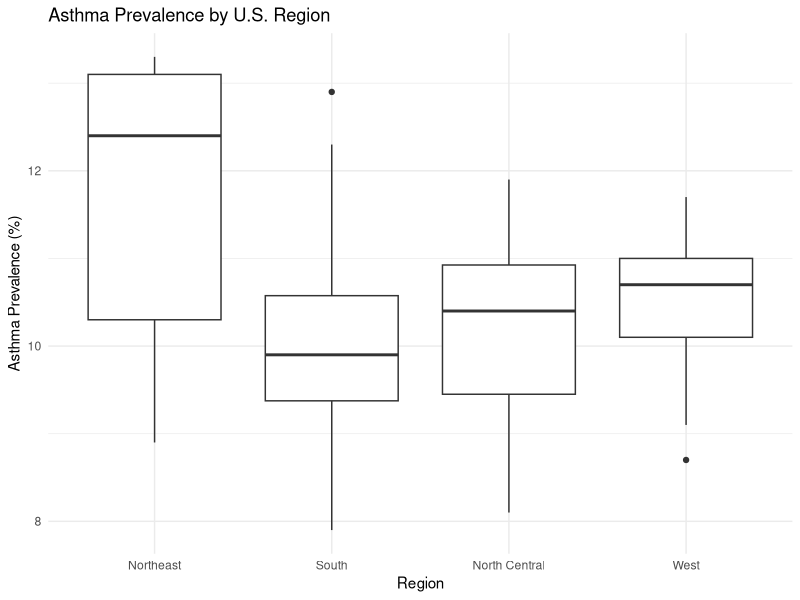
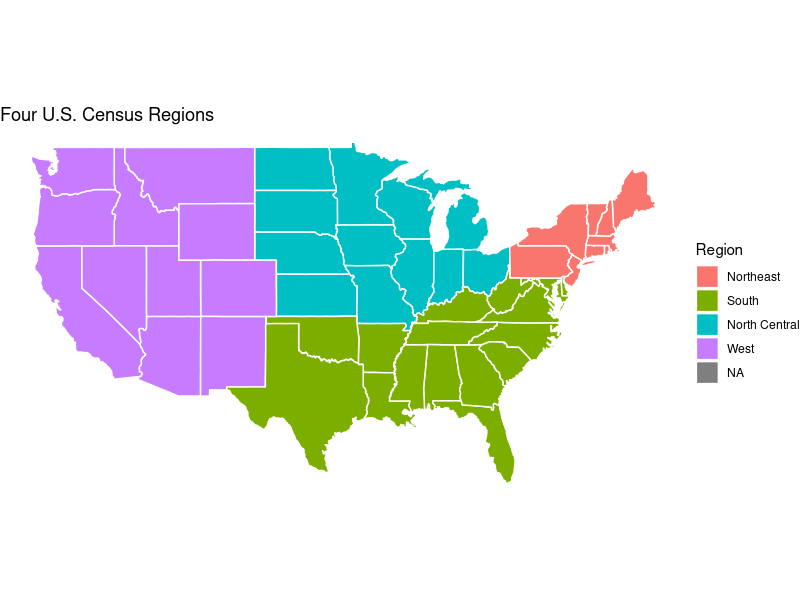
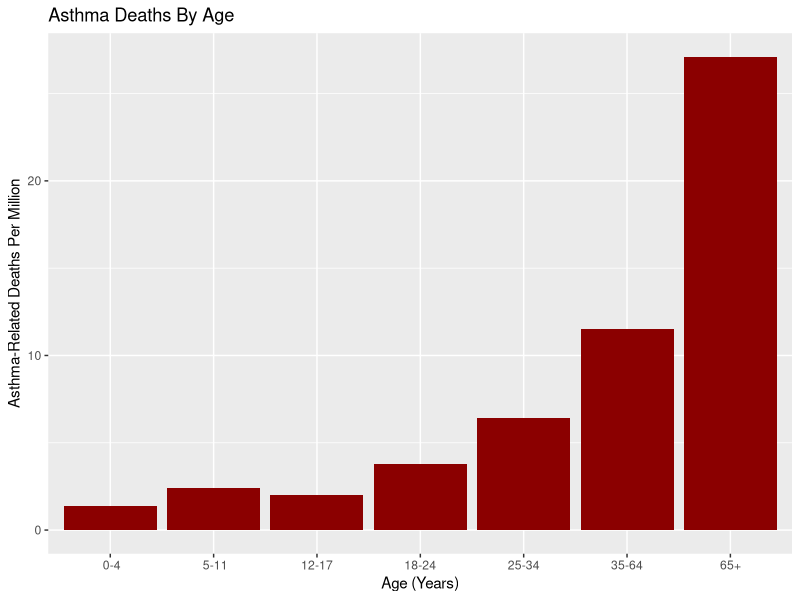
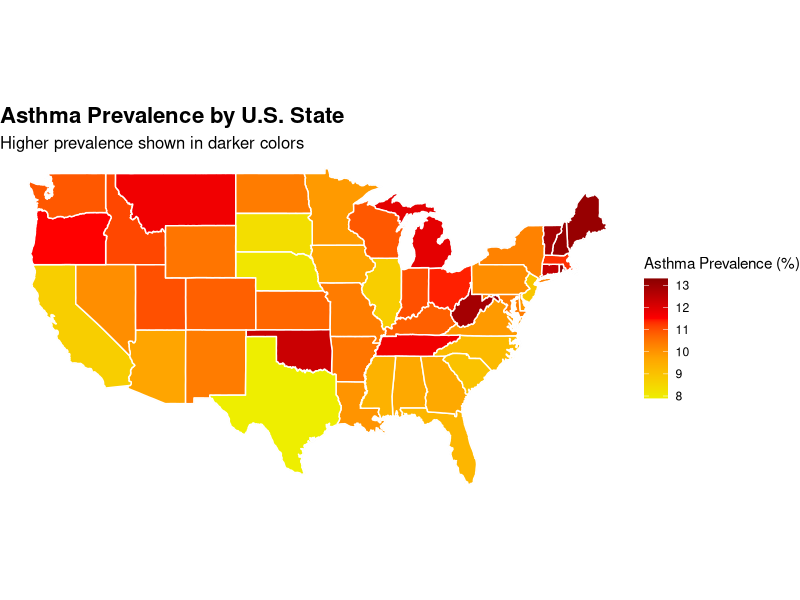
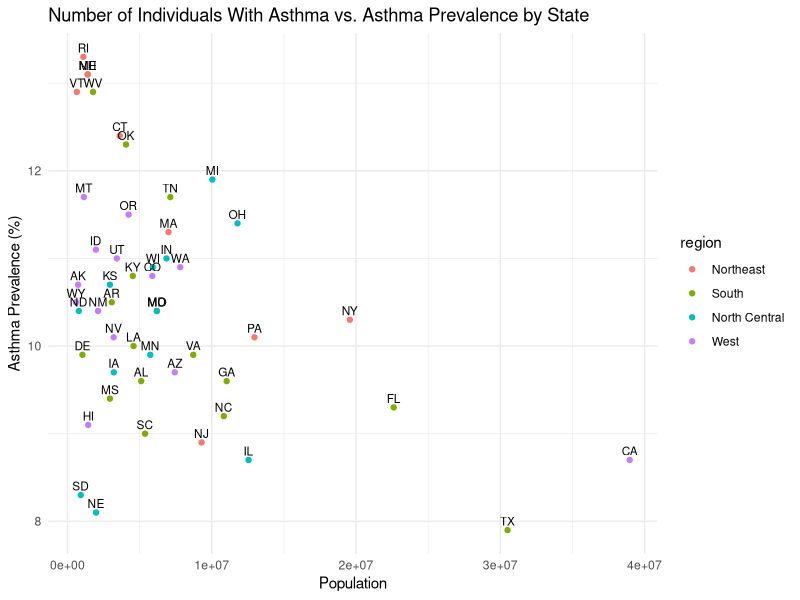
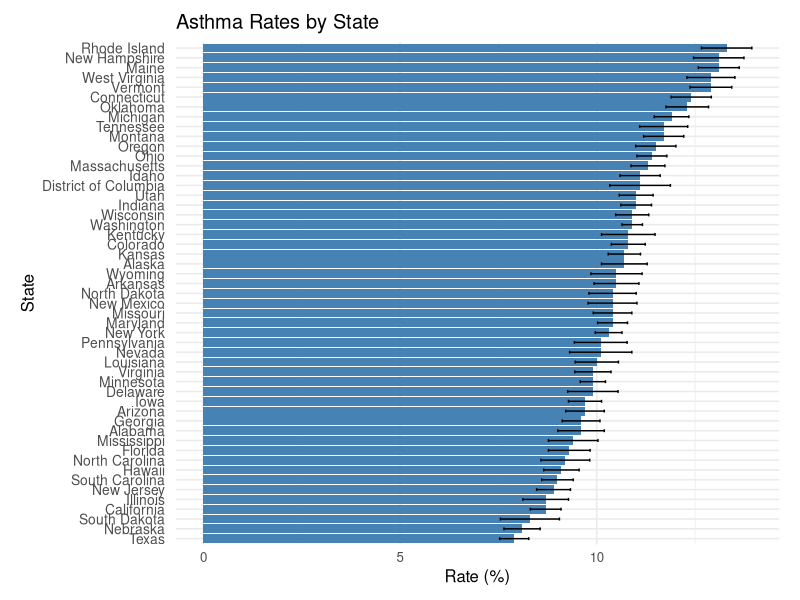

The R script that drew these images, in order:
## ---- chunk 1
knitr::opts_chunk$set(echo = TRUE)
## ---- chunk 2
knitr::opts_chunk$set(echo = TRUE)

asthma_data <- data.frame(
  state = c("Alabama","Alaska","Arizona","Arkansas","California","Colorado","Connecticut",
            "Delaware","District of Columbia","Florida","Georgia","Hawaii","Idaho","Illinois",
            "Indiana","Iowa","Kansas","Kentucky","Louisiana","Maine","Maryland","Massachusetts",
            "Michigan","Minnesota","Mississippi","Missouri","Montana","Nebraska","Nevada",
            "New Hampshire","New Jersey","New Mexico","New York","North Carolina","North Dakota",
            "Ohio","Oklahoma","Oregon","Pennsylvania","Rhode Island","South Carolina",
            "South Dakota","Tennessee","Texas","Utah","Vermont","Virginia","Washington",
            "West Virginia","Wisconsin","Wyoming"),
  
  state_abrv = c("AL","AK", "AZ", "AR", "CA", "CO", "CT", "DE", "DC", "FL", "GA", "HI", "ID", "IL", "IN", "IA", "KS", "KY", "LA", "ME", "MD", "MA", "MI", "MN", "MS", "MO", "MT", "NE", "NV", "NH", "NJ", "NM", "NY", "NC", "ND", "OH", "OK", "OR", "PA", "RI", "SC", "SD", "TN", "TX", "UT", "VT", "VA", "WA", "WV", "WI", "WY"),
  
  number = c(378702,58742,555997,243032,2629546,500090,356651,
             78980,60410,1646583,802783,103228,161970,856488,
             574447,238689,237705,377365,351940,146031,499134,633126,
             935666,434473,211055,497216,102617,121412,251193,
             148330,644536,171212,1611027,764909,61944,
             1042354,373879,389831,1033741,117252,368883,
             56630,636322,1760654,266105,68112,671051,667228, 181395,503318,46973),
  
  prevalence_raw = c("9.6 (0.59)","10.7 (0.58)","9.7 (0.49)","10.5 (0.57)","8.7 (0.39)","10.8 (0.43)","12.4 (0.51)",
                     "9.9 (0.64)","11.1 (0.77)","9.3 (0.53)","9.6 (0.48)","9.1 (0.45)","11.1 (0.51)","8.7 (0.58)",
                     "11.0 (0.39)","9.7 (0.42)","10.7 (0.41)","10.8 (0.68)","10.0 (0.55)","13.1 (0.52)","10.4 (0.38)","11.3 (0.43)",
                     "11.9 (0.44)","9.9 (0.32)","9.4 (0.63)","10.4 (0.49)","11.7 (0.51)","8.1 (0.46)","10.1 (0.79)",
                     "13.1 (0.64)","8.9 (0.43)","10.4 (0.62)","10.3 (0.34)","9.2 (0.62)","10.4 (0.60)",
                     "11.4 (0.38)","12.3 (0.54)","11.5 (0.51)","10.1 (0.67)","13.3 (0.64)","9.0 (0.40)",
                     "8.3 (0.75)","11.7 (0.61)","7.9 (0.37)","11.0 (0.43)","12.9 (0.53)","9.9 (0.46)","10.9 (0.26)",
                     "12.9 (0.61)","10.9 (0.42)","10.5 (0.65)"), 
  
  population = c(5108468, 733406, 7431344, 3067732, 38965193, 5877610, 3617176, 1031890, 678972,
  22610726, 11029227, 1435138, 1964726, 12549689, 6862199, 3207004, 2940546,
  4526154, 4573749, 1395722, 6180253, 7001399, 10037261, 5737915, 2939690,
  6196156, 1132812, 1978379, 3194176, 1402054, 9290842, 2114371, 19571216,
  10835491, 783926, 11785935, 4053824, 4233358, 12961683, 1095962, 5373555,
  919318, 7126489, 30503301, 3417735, 647464, 8715698, 7812880, 1770071,
  5910955, 584057)
)

library(dplyr)
library(stringr)

asthma_data <- asthma_data %>%
  mutate(
    prevalence = as.numeric(str_extract(prevalence_raw, "^[0-9.]+")),
    SE = as.numeric(str_extract(prevalence_raw, "(?<=\\().+?(?=\\))")),
    state_lower = tolower(state),
    region = state.region[match(state, state.name)]
  )

asthma_data <- na.omit(asthma_data)

## ---- chunk 3

library(ggplot2)

ggplot(asthma_data, aes(x = region, y = prevalence)) +
  geom_boxplot() +
  labs(title = "Asthma Prevalence by U.S. Region",
       x = "Region",
       y = "Asthma Prevalence (%)") +
  theme_minimal()

## ---- chunk 4

# U.S. states map data
states_map <- map_data("state")

# Put the states into regions in a dataframe
state_regions <- data.frame(
  state = tolower(state.name),
  region = state.region
)

# Merge map data with region info
map_data <- states_map %>%
  left_join(state_regions, by = c("region" = "state"))

# Plot
ggplot(map_data, aes(x = long, y = lat, group = group, fill = region.y)) +
  geom_polygon(color = "white") +
  coord_fixed(1.3) +
  labs(title = "Four U.S. Census Regions",
       fill = "Region") +
  theme_void()
## ---- chunk 5
library(ggplot2)

age <- data.frame(category = c(" 0-4", " 5-11", "12-17", "18-24", "25-34", "35-64", "65+"), value = c(1.4, 2.4, 2.0, 3.8, 6.4, 11.5, 27.1))

ggplot(age, aes(x = category, y = value)) +
  geom_bar(stat = "identity", fill = "darkred") + # stat="identity" uses y-values directly
  labs(title = "Asthma Deaths By Age",x = "Age (Years)",y = "Asthma-Related Deaths Per Million")

## ---- chunk 6

library(ggplot2)
library(maps)
library(dplyr)

# Map data
states_map <- map_data("state")

# Merge map data with asthma data
map_data <- states_map %>%
  left_join(asthma_data, by = c("region" = "state_lower"))

ggplot(map_data, aes(long, lat, group = group, fill = prevalence)) +
  geom_polygon(color = "gray90", size = 0.3) +  # state borders
  geom_polygon(aes(fill = prevalence), color = "white") +
  coord_fixed(1.3) +
 scale_fill_gradientn(
  name = "Asthma Prevalence (%)",
  colors = c("yellow2", "orange", "red", "red4")
) +
  labs(
    title = "Asthma Prevalence by U.S. State",
    subtitle = "Higher prevalence shown in darker colors"
  ) +
  theme_void() +
  theme(
    legend.position = "right",
    plot.title = element_text(size = 16, face = "bold"),
    plot.subtitle = element_text(size = 12)
  )

## ---- chunk 7

ggplot(asthma_data, aes(x = population, y = prevalence)) +
  geom_point(aes(color=region)) +
  geom_text(aes(label = state_abrv), vjust = -0.5, size = 3)+
  labs(title = "Number of Individuals With Asthma vs. Asthma Prevalence by State",
       x = "Population",
       y = "Asthma Prevalence (%)") +
  theme_minimal()
## ---- chunk 8
# Load required libraries
library(tidyverse)

# Read the CSV file
state_data <- read_csv("state_data.csv")

# Clean and separate the "Rate (SE)" column into two numeric columns
state_data <- state_data %>%
  separate(`Rate (SE)`, into = c("Rate", "SE"), sep = " \\(", remove = TRUE) %>%
  mutate(
    Rate = as.numeric(Rate),
    SE = as.numeric(str_remove(SE, "\\)"))
  )

# Create the plot
ggplot(state_data, aes(x = reorder(State, Rate), y = Rate)) +
  geom_col(fill = "steelblue") +
  geom_errorbar(aes(ymin = Rate - SE, ymax = Rate + SE), width = 0.3) +
  coord_flip() +
  labs(
    title = "Asthma Rates by State ",
    x = "State",
    y = "Rate (%)"
  ) +
  theme_minimal(base_size = 12) +
  theme(
    axis.text.y = element_text(size = 10, margin = margin(r = 5)),
    plot.margin = margin(10, 15, 10, 15)
  )


